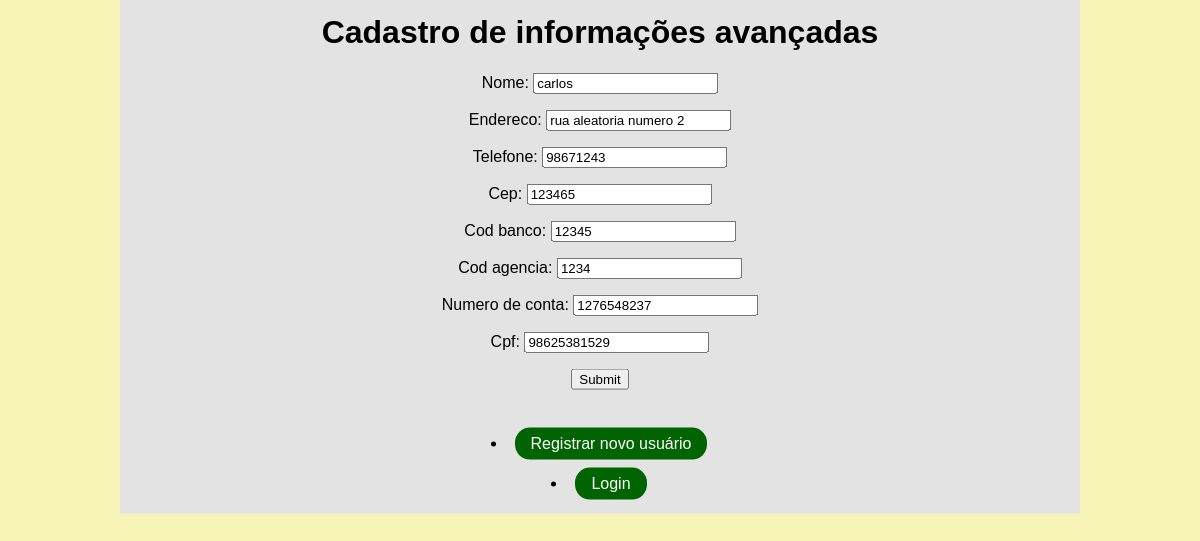
The page /meu_cadastro/alterar_dados/ (signed in) on the database its author committed.
### home/models.py (models this page shows, shortened)
class AdvancedUserRegistration(models.Model):
    usuario = models.ForeignKey(User, null=True, on_delete=models.SET_NULL)
    nome = models.CharField(max_length=155)
    endereco = models.CharField(max_length=255)
    telefone = models.CharField(max_length=20)
    cep = models.CharField(max_length=9)
    cod_banco = models.DecimalField(decimal_places=0,max_digits=7)
    cod_agencia = models.DecimalField(decimal_places=0,max_digits=6)
    numero_de_conta = models.DecimalField(decimal_places=0,max_digits=30)
    cpf = models.DecimalField(decimal_places=0,max_digits=11)

### home/views.py (the view)
# urls.py: path('meu_cadastro/alterar_dados/', views.alterar_dados, name="alterar_dados"),
def alterar_dados(request):
    post = AdvancedUserRegistration.objects.get(usuario = request.user)
    if request.method == "POST":
        form = AdvancedUserRegistrationForm(request.POST, instance=post)
        if form.is_valid():
            post = form.save(commit=False)
            post.usuario = request.user
            post.save()
            return redirect('meu_cadastro')
    else:
        form = AdvancedUserRegistrationForm(instance=post)
    context = {'form': form}
    return render(request, 'advanced_register.html', context)

### home/forms.py
class AdvancedUserRegistrationForm(ModelForm):
    class Meta:
        model = AdvancedUserRegistration
        fields = ['nome', 'endereco', 'telefone', 'cep', 'cod_banco', 'cod_agencia', 'numero_de_conta', 'cpf']

### templates/advanced_register.html (shortened to what this page needs)
{% extends 'welcome.html' %}
{% block content %}
<h1>Cadastro de informações avançadas</h1>
<form action="" method="POST">
    {{ form.as_p }}
    <input type="submit" name="Submit">
</form>
{% endblock %}

### templates/welcome.html (style rules this page uses)
body { font-family: Helvetica, sans-serif; display: inline-block; margin-left: auto; margin-right: auto; background-color: rgba(235, 220, 19, 0.3); -webkit-font-smoothing: antialised; position: absolute; top: 30%; left: 50%; transform: translate(-50%, -50%); }

### rows shown on the page
AdvancedUserRegistration: nome "carlos", endereco "rua aleatoria numero 2", telefone "98671243", cep "123465", cod_banco "12345", cod_agencia "1234", numero_de_conta "1276548237", cpf "98625381529"
